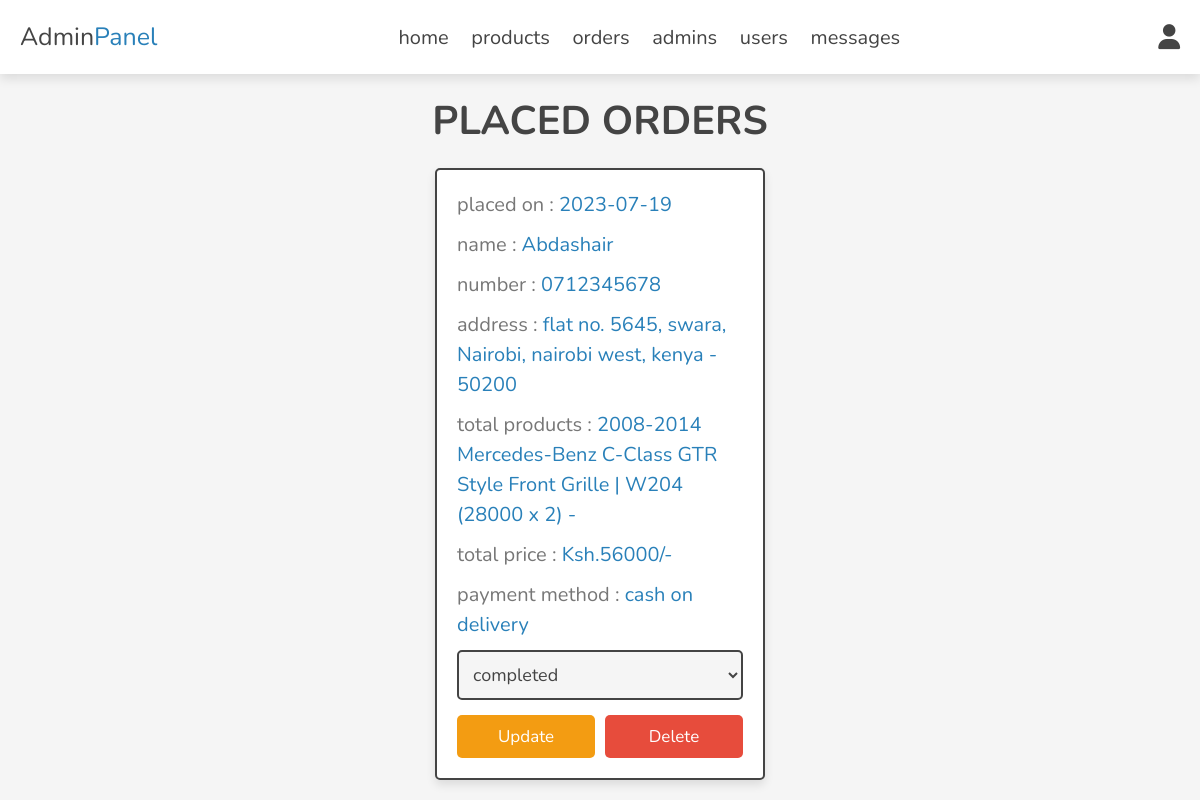
/admin/placed_orders.php (signed in), run on the app's committed database.
### tables this page shows
CREATE TABLE `orders` (
  `id` int(100) NOT NULL,
  `user_id` int(100) NOT NULL,
  `name` varchar(20) NOT NULL,
  `number` varchar(10) NOT NULL,
  `email` varchar(50) NOT NULL,
  `method` varchar(50) NOT NULL,
  `address` varchar(500) NOT NULL,
  `total_products` varchar(1000) NOT NULL,
  `total_price` int(100) NOT NULL,
  `placed_on` date NOT NULL DEFAULT current_timestamp(),
  `payment_status` varchar(20) NOT NULL DEFAULT 'pending'
);

### admin/placed_orders.php (the view, shortened to what this page needs)
<?php
include '../components/connect.php';
?>
<!DOCTYPE html>
<html lang="en">
<head>
   <link rel="stylesheet" href="https://cdnjs.cloudflare.com/ajax/libs/font-awesome/6.1.1/css/all.min.css">
   <link rel="stylesheet" href="../css/admin_style.css">
</head>
<body>
<?php include '../components/admin_header.php'; ?>
<section class="orders">
<h1 class="heading">placed orders</h1>
<div class="box-container">
   <?php
      $select_orders = $conn->prepare("SELECT * FROM `orders`");
      $select_orders->execute();
      if($select_orders->rowCount() > 0){
         while($fetch_orders = $select_orders->fetch(PDO::FETCH_ASSOC)){
   ?>
   <div class="box">
      <p> placed on : <span><?= $fetch_orders['placed_on']; ?></span> </p>
      <p> name : <span><?= $fetch_orders['name']; ?></span> </p>
      <p> number : <span><?= $fetch_orders['number']; ?></span> </p>
      <p> address : <span><?= $fetch_orders['address']; ?></span> </p>
      <p> total products : <span><?= $fetch_orders['total_products']; ?></span> </p>
      <p> total price : <span>Ksh.<?= $fetch_orders['total_price']; ?>/-</span> </p>
      <p> payment method : <span><?= $fetch_orders['method']; ?></span> </p>
      <form action="" method="post">
         <select name="payment_status" class="select">
            <option selected disabled><?= $fetch_orders['payment_status']; ?></option>
         </select>
        <div class="flex-btn">
         <input type="submit" value="update" class="option-btn" name="update_payment">
         <a href="placed_orders.php?delete=<?= $fetch_orders['id']; ?>" class="delete-btn" onclick="return confirm('delete this order?');">delete</a>
        </div>
      </form>
   </div>
   <?php
         }
      }else{
         echo '<p class="empty">no orders placed yet!</p>';
      }
   ?>
</div>
</section>
</body>
</html>

### css/admin_style.css (style rules this page uses)
:root { --main-color:#2980b9; --orange:#f39c12; --red:#e74c3c; --black:#444; --white:#fff; --light-color:#777; --light-bg:#f5f5f5; --border:.2rem solid var(--black); --box-shadow:0 .5rem 1rem rgba(0,0,0,.1); }
* { font-family: 'Nunito', sans-serif; margin:0; padding:0; box-sizing: border-box; outline: none; border:none; text-decoration: none; }
html { font-size: 62.5%; overflow-x: hidden; }
body { background-color: var(--light-bg); }
section { padding:2rem; max-width: 1200px; margin:0 auto; }
.heading { font-size: 4rem; color:var(--black); margin-bottom: 2rem; text-align: center; text-transform: uppercase; }
.btn, .delete-btn, .option-btn { display: block; width: 100%; margin-top: 1rem; border-radius: .5rem; padding:1rem 3rem; font-size: 1.7rem; text-transform: capitalize; color:var(--white); cursor: pointer; text-align: center; }
.option-btn { background-color: var(--orange); }
.delete-btn { background-color: var(--red); }
.flex-btn { display: flex; gap:1rem; }
.orders .box-container { display: grid; grid-template-columns: repeat(auto-fit, 33rem); gap:1.5rem; align-items: flex-start; justify-content: center; }
.orders .box-container .box { padding:2rem; padding-top: 1rem; border-radius: .5rem; border:var(--border); background-color: var(--white); box-shadow: var(--box-shadow); }
.orders .box-container .box p { line-height: 1.5; font-size: 2rem; color:var(--light-color); margin:1rem 0; }
.orders .box-container .box p span { color:var(--main-color); }
.orders .box-container .select { margin-bottom: .5rem; width: 100%; background-color: var(--light-bg); padding:1rem; font-size: 1.8rem; color:var(--black); border-radius: .5rem; border:var(--border); }

### data on the page
orders: placed_on "2023-07-19", name "Abdashair", number "0712345678", address "flat no. 5645, swara, Nairobi, nairobi west, kenya - 50200", total_products "2008-2014 Mercedes-Benz C-Class GTR Style Front Grille | W204 (28000 x 2) -", total_price "56000", method "cash on delivery", payment_status "completed"
